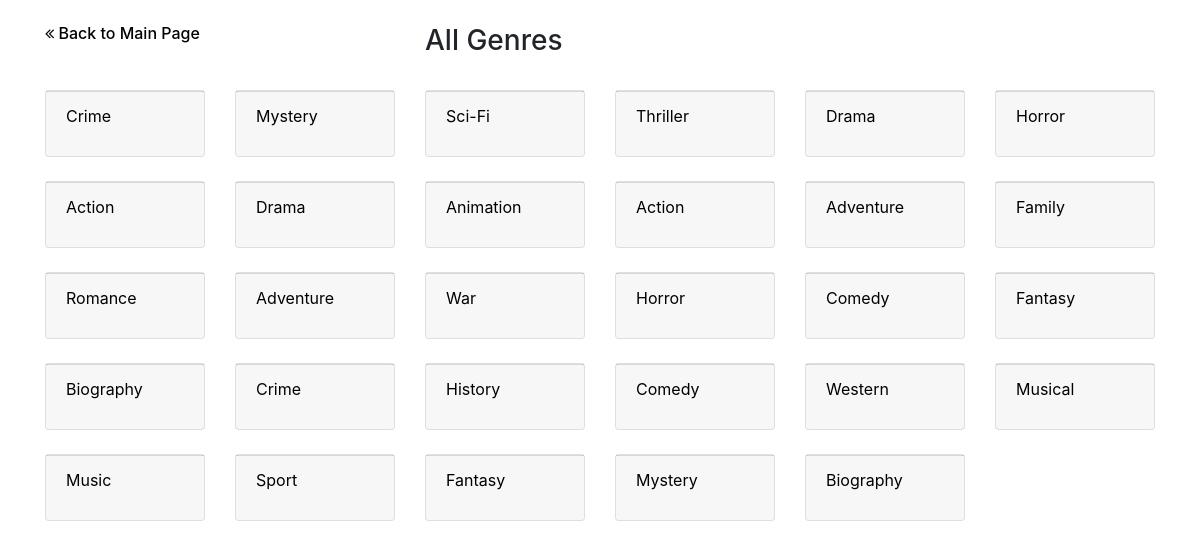
The page /category on the database its author committed.
### crawler/models.py (models this page shows, shortened)
class Genre(models.Model):
    index = models.AutoField(primary_key=True)
    genre = models.TextField(default="")
    priority = models.IntegerField(default=0)

### crawler/views.py (the view)
# urls.py: path("category", crawler.views.getAllCategories),
def getAllCategories(request):
    genres = Genre.objects.all()
    i = 0
    out = []
    Page.objects.get(title="Genres").auto_increment()
    while i < len(genres):
        out.append(genres[i:i+6])
        i += 6
    return render(request, 'crawler/AllGenres.html', {
        'genres': out,
        'title': 'All Genres'
    })

### crawler/models.py (called while the page is built)
    def auto_increment(self):
        self.counter += 1
        self.save()
        return

### crawler/templates/crawler/AllGenres.html (shortened to what this page needs)
<!DOCTYPE html>
<html lang="zh">
<head>
    <link rel="stylesheet" href="https://cdn.bootcss.com/bootstrap/4.0.0/css/bootstrap.min.css">
    <link rel="stylesheet" href="https://cdnjs.cloudflare.com/ajax/libs/font-awesome/4.7.0/css/font-awesome.min.css">
    {% load staticfiles %}
</head>
<body>
    <div class="container page-header" style="">
        <br />
        <div class="row">
            <div class="col-4">
                <h6><a href="/"><i class="fa fa-angle-double-left"></i> Back to Main Page</a></h6>
            </div>
            <div class="col-8">
                <h3>{{ title }}</h3>
            </div>
        </div>
        <br />
    </div>
    <div class="container page-body">
        {% for genre_group in genres %}
            <div class="row">
                {% for genre in genre_group %}
                    <div class="col-2">
                        <div class="card">
                            <a href="/category/{{ genre.genre }}">
                            <div class="card-footer">
                                <p>{{ genre.genre }}</p>
                            </div>
                            </a>
                        </div>
                    </div>
                {% endfor %}
            </div>
            <br />
        {% endfor %}
    </div>
</body>

### crawler/templates/crawler/AllGenres.html (style rules this page uses)
a:link { text-decoration:none; color: #000000 }

### rows shown on the page
Genre: genre "Crime"
Genre: genre "Mystery"
Genre: genre "Sci-Fi"
Genre: genre "Thriller"
Genre: genre "Drama"
Genre: genre "Horror"
Genre: genre "Action"
Genre: genre "Drama"
Genre: genre "Animation"
Genre: genre "Action"
Genre: genre "Adventure"
Genre: genre "Family"
Genre: genre "Romance"
Genre: genre "Adventure"
Genre: genre "War"
Genre: genre "Horror"
Genre: genre "Comedy"
Genre: genre "Fantasy"
Genre: genre "Biography"
Genre: genre "Crime"
Genre: genre "History"
Genre: genre "Comedy"
Genre: genre "Western"
Genre: genre "Musical"
Genre: genre "Music"
Genre: genre "Sport"
Genre: genre "Fantasy"
Genre: genre "Mystery"
Genre: genre "Biography"

### other values the page prints
{{ title }} "All Genres"
